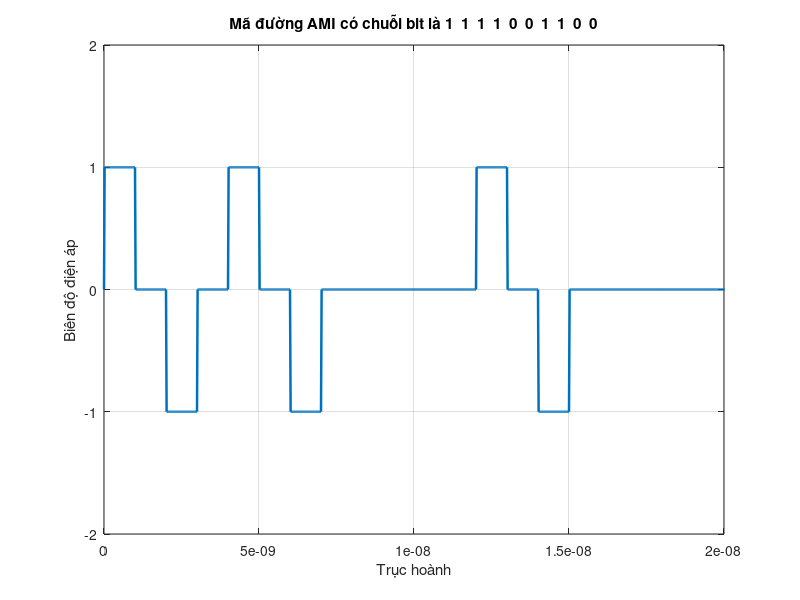

Write the MATLAB code that produced this figure.
% AMI
clear;
clc;
element = 50;
bit = randi([0 1], 1, element);

R = 500*1e6;
T = 1/R;
Ns = 100;
fs = Ns * R;
Ts = 1/fs;
nums_disp = 10;
text = num2str(bit(1:nums_disp));
t = 0:Ts:element*T-Ts;

idx = find(bit == 1);
sgn = ones(1, length(idx));
sgn(2:2:end) = -1;
ami_polar = zeros(1, length(bit));
ami_polar(idx) = sgn;

bit1 = repelem(ami_polar, Ns);
t_per = mod(t, T);
percent = 0.5;
x = double((t_per > 0) & (t_per <= T*percent));
y = bit1 .* x;

figure;
plot(t, y, 'LineWidth', 1.8);
title(['Mã đường AMI có chuỗi bit là ', text]);
xlabel('Trục hoành');
ylabel('Biên độ điện áp');
grid on;
axis([0 nums_disp*T -2 2]);
